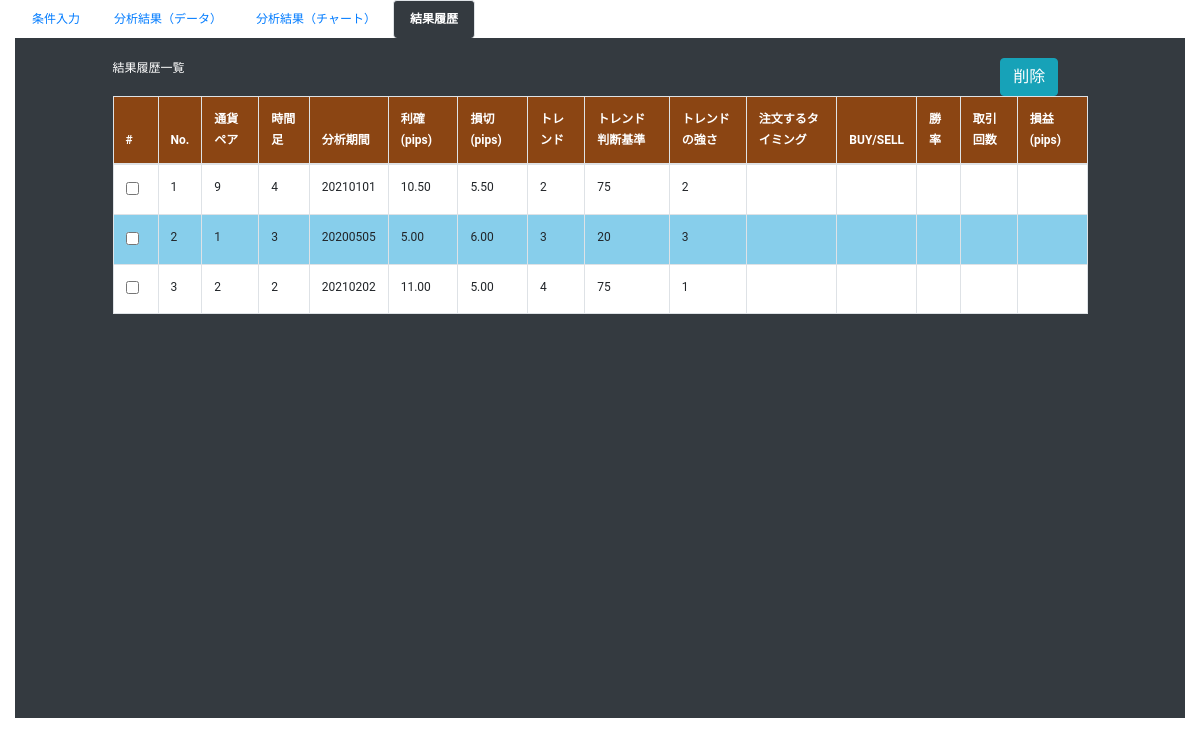
The app's page /index4.php with its own data.
### tables this page shows
CREATE TABLE `terms_table` (
  `id` int(10) NOT NULL,
  `currency` varchar(2) NOT NULL,
  `chart_time` varchar(2) NOT NULL,
  `b_from_ymd` varchar(14) DEFAULT NULL,
  `b_to_ymd` varchar(14) NOT NULL,
  `rikaku` float(6,2) NOT NULL,
  `songiri` float(6,2) NOT NULL,
  `wait` varchar(1) NOT NULL,
  `trend` varchar(1) DEFAULT NULL,
  `trend_ma1` int(3) DEFAULT NULL,
  `trend_ma2` int(3) DEFAULT NULL,
  `trend_ma3` int(3) DEFAULT NULL,
  `trend_mtf1` varchar(6) DEFAULT NULL,
  `trend_mtf2` varchar(6) DEFAULT NULL,
  `trend_mtf3` varchar(6) DEFAULT NULL,
  `nehaba` varchar(1) DEFAULT NULL,
  `vola_from` float(4,1) DEFAULT NULL,
  `vola_to` float(4,1) DEFAULT NULL,
  `pips_from` float(6,2) DEFAULT NULL,
  `pips_to` float(6,2) DEFAULT NULL,
  `period` varchar(1) DEFAULT NULL,
  `wave` int(1) DEFAULT NULL,
  `hour_from` int(3) DEFAULT NULL,
  `hour_to` int(3) DEFAULT NULL,
  `term_1` varchar(3) DEFAULT NULL,
  `term_2` varchar(3) DEFAULT NULL,
  `term_3` varchar(3) DEFAULT NULL,
  `term_4` varchar(3) DEFAULT NULL,
  `buy_sell` varchar(1) DEFAULT NULL,
  `created_at` date NOT NULL,
  `updated_at` date NOT NULL,
  `del_f` varchar(1) NOT NULL
);

### index4.php (the view, shortened to what this page needs)
<?php
$pdo = connect_to_db();
$sql = "SELECT * FROM terms_table WHERE del_f = '0'";
$stmt = $pdo->prepare($sql);
try {
    $status = $stmt->execute();
} catch (PDOException $e) {
    echo json_encode(["sql error" => "{$e->getMessage()}"]);
    exit();
}
$result = $stmt->fetchAll(PDO::FETCH_ASSOC);
$output = "";
$cnt = 1;
foreach ($result as $record) {
    $output .= "
    <tr class='retu'>
        <td>
            <div class='form-check'>
                <input class='form-check-input position-static' type='checkbox' value='" . $cnt . "'>
            </div>
        </td>
        <td>{$record["id"]}</td>
        <td>{$record["currency"]}</td>
        <td>{$record["chart_time"]}</td>
        <td>{$record["b_from_ymd"]}</td>
        <td>{$record["rikaku"]}</td>
        <td>{$record["songiri"]}</td>
        <td>{$record["trend"]}</td>
        <td>{$record["trend_ma1"]}</td>
        <td>{$record["nehaba"]}</td>
        <td></td>
        <td></td>
        <td></td>
        <td></td>
        <td></td>
    </tr>
  ";
    $cnt++;
}
?>
<!DOCTYPE html>
<html lang="ja">
<head>
    <link rel="stylesheet" href="https://stackpath.bootstrapcdn.com/bootstrap/4.5.0/css/bootstrap.min.css">
    <link rel="stylesheet" href="./css/style4.css">
</head>
<body>
    <div class="container-fluid">
        <ul class="nav nav-tabs nav-pills">
            <li class="nav-item">
                <a href="index.php" class="nav-link">条件入力</a>
            </li>
            <li class="nav-item">
                <a href="index2.php" class="nav-link">分析結果（データ）</a>
            </li>
            <li class="nav-item">
                <a href="index3.php" class="nav-link">分析結果（チャート）</a>
            </li>
            <li class="nav-item">
                <a href="#" class="nav-link active">結果履歴</a>
            </li>
        </ul>
        <form action="data_delete.php" method="POST" name="set">
            <div class="dark">
                <div class="row offset-1">
                    <p class="w_col">結果履歴一覧</p>
                    <button type="submit" class="btn btn-info offset-md-9">削除</button>
                </div>
                <table class="col-10 offset-1 table table-bordered">
                    <thead class="header">
                        <tr>
                            <th scope="col">#</th>
                            <th scope="col">No.</th>
                            <th scope="col">通貨ペア</th>
                            <th scope="col">時間足</th>
                            <th scope="col">分析期間</th>
                            <th scope="col">利確(pips)</th>
                            <th scope="col">損切(pips)</th>
                            <th scope="col">トレンド</th>
                            <th scope="col">トレンド判断基準</th>
                            <th scope="col">トレンドの強さ</th>
                            <th scope="col">注文するタイミング</th>
                            <th scope="col">BUY/SELL</th>
                            <th scope="col">勝率</th>
                            <th scope="col">取引回数</th>
                            <th scope="col">損益(pips)</th>
                        </tr>
                    </thead>
                    <tbody>
                        <?= $output ?>
                    </tbody>
                </table>
            </div>
        </form>
    </div>
</body>
</html>

### css/style4.css (style rules this page uses)
body { font-family: Roboto, "Yu Gothic Medium", "游ゴシック Medium", YuGothic, "游ゴシック体", "ヒラギノ角ゴ Pro W3", "メイリオ", sans-serif; line-height: 1.75; font-size: 12px; }
* { padding:0; margin:0; -webkit-box-sizing: border-box; -moz-box-sizing: border-box; -o-box-sizing: border-box; -ms-box-sizing: border-box; box-sizing: border-box; }
.dark { background-color: #343a40; padding-top: 20px; height: 680px; }
.nav-tabs .nav-link.active { background-color: #343a40; border-bottom: #343a40; font-weight: bold; }
.nav-tabs { border-bottom: none; }
table tr.retu:nth-child(even) { background-color: #87ceeb }
table tr.retu:nth-child(odd) { background-color: #fff }
.header { background-color: #8b4513; color: #fff; }
.w_col { color: #fff; }

### records on screen
terms_table: id "1", currency "9", chart_time "4", b_from_ymd "20210101", rikaku "10.50", songiri "5.50", trend "2", trend_ma1 "75", nehaba "2"
terms_table: id "2", currency "1", chart_time "3", b_from_ymd "20200505", rikaku "5.00", songiri "6.00", trend "3", trend_ma1 "20", nehaba "3"
terms_table: id "3", currency "2", chart_time "2", b_from_ymd "20210202", rikaku "11.00", songiri "5.00", trend "4", trend_ma1 "75", nehaba "1"
